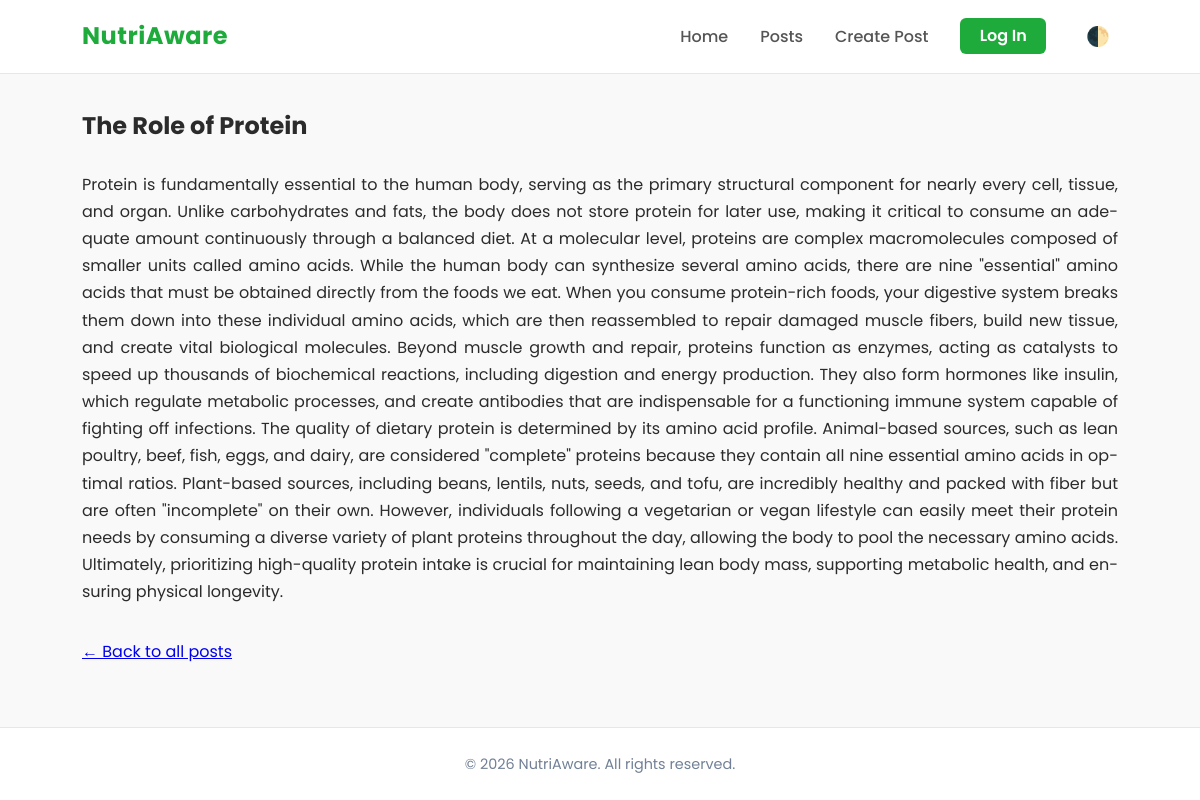
The page /post/post_2/ on the database its author committed.
### post/models.py (models this page shows)
class Post(models.Model):
    title=models.CharField(max_length=60)
    content=models.TextField()
    published_date=models.DateTimeField(auto_now=True)

### post/views.py (the view)
# urls.py: path('post_<int:id>/',views.dynamic_view,name="dynamic_view"),
def dynamic_view(request, id):
    selected_post = get_object_or_404(Post, id=id)
    context = {'post': selected_post}
    return render(request, 'post/post.html', context)

### post/templates/post/post.html (shortened to what this page needs)
{% extends "base.html" %}
{% block content %}
    <article>
        <h1>{{ post.title }}</h1>
        <div style="margin-top: 1.5rem; text-align: justify; hyphens: auto;">
            {{ post.content|linebreaks }}
        </div>
    </article>
    <div style="margin-top: 2rem;">
        <a href="{% url 'home' %}">&larr; Back to all posts</a>
    </div>
{% endblock %}

### templates/base.html (style rules this page uses)
:root { --bg-main: #121212; --bg-secondary: #1e1e1e; --text-main: #e0e0e0; --text-muted: #cccccc; --border-color: #333333; --brand-color: #1eab3b; --brand-hover: #178a2e; --btn-text: #121212; --footer-text: #777777; }
[data-theme="light"] { --bg-main: #f9f9f9; --bg-secondary: #ffffff; --text-main: #2b2b2b; --text-muted: #555555; --border-color: #e2e8f0; --btn-text: #ffffff; --footer-text: #718096; }
* { margin: 0; padding: 0; box-sizing: border-box; }
body { font-family: 'Poppins', sans-serif; background-color: var(--bg-main); color: var(--text-main); line-height: 1.7; display: flex; flex-direction: column; min-height: 100vh; transition: background-color 0.3s ease, color 0.3s ease; }

### rows shown on the page
Post: title "The Role of Protein", content "Protein is fundamentally essential to the human body, serving as the primary structural component for nearly every cell, tissue, and organ. Unlike carbohydrates and fats, the body does not store protein for later use, making it critical to consume an adequate amount continuously through a balanced diet. At a molecular level, proteins are complex macromolecules composed of smaller units called amino acids. While the human body can synthesize several amino acids, there are nine \"essential\" amino acids that must be obtained directly from the foods we eat. When you consume protein-rich foods, your digestive system breaks them down into these individual amino acids, which are then reassembled to…"
